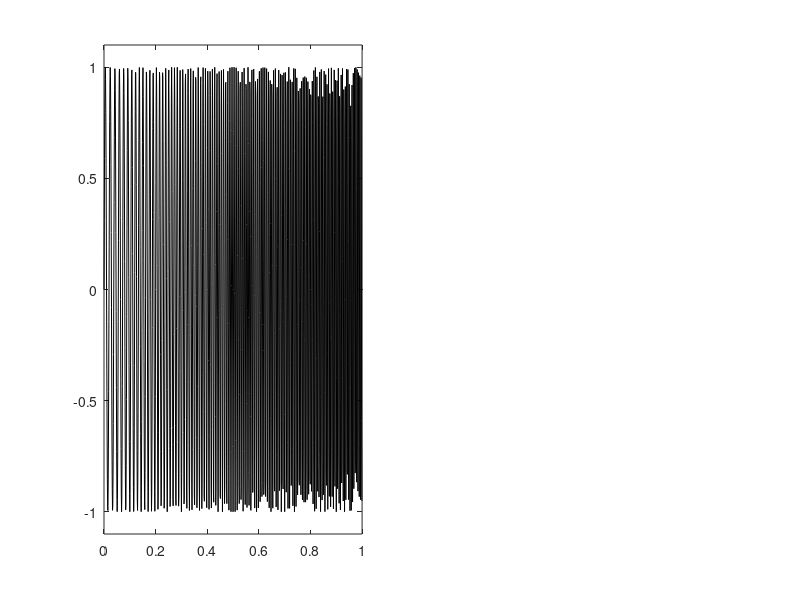

Reproduce this figure in MATLAB. (Note: this script raises an error after producing the figure.)
% Chapter 2 Exercise 21
% The swept sine signal
%
% Copyright: 
% Johan Schoukens, Rik Pintelon, and Yves Rolain 
% Vrije Universiteit Brussels, Pleinlaan 2, 1050 Brussels, Belgium
%
% 1 December 2010

clear all
% define the input parameters
fsample=1000;                       % sample frequency
Ts=1/fsample;                       % sample period
NPeriod=1000;                       % length of a period
t=[0:NPeriod-1]*Ts;                 % time axis
k1=50;k2=200;                       % define the frequency band to be excited
f=[0:NPeriod/2-1]*fsample/NPeriod;  % swept sine frequencies for plot

% swept sine parameters
f0=1/(NPeriod*Ts);
a=pi*(k2-k1)*f0^2;b=2*pi*k1*f0;

u=sin((a*t+b).*t);                   % generate the swept sine

U=fft(u(1:NPeriod))/sqrt(NPeriod);   % calculate the FFT

% plot the results
FigNum=12
figure(FigNum)
clf

subplot(1,2,1)
plot(t,u,'k')
axis([0 1 -1.1 1.1])
DG_SetFontSize(12,FigNum)
DG_SetTraceWidth(0.5,1,FigNum)
DG_SetLineWidth(1.0,FigNum)
xlabel('Time (s)')

subplot(1,2,2)
plot(f,db(U(1:NPeriod/2)),'k')
axis([0 500 -50 10])
DG_SetFontSize(12,FigNum)
DG_SetTraceWidth(0.5,1,FigNum)
DG_SetLineWidth(1.0,FigNum)
xlabel('Frequency (Hz)')

% Export the plot
% DG_Init4PDF(gcf, 4.5);        % fixing the size, half standard height
% DG_MakePDF('SweptSine.pdf', gcf);
